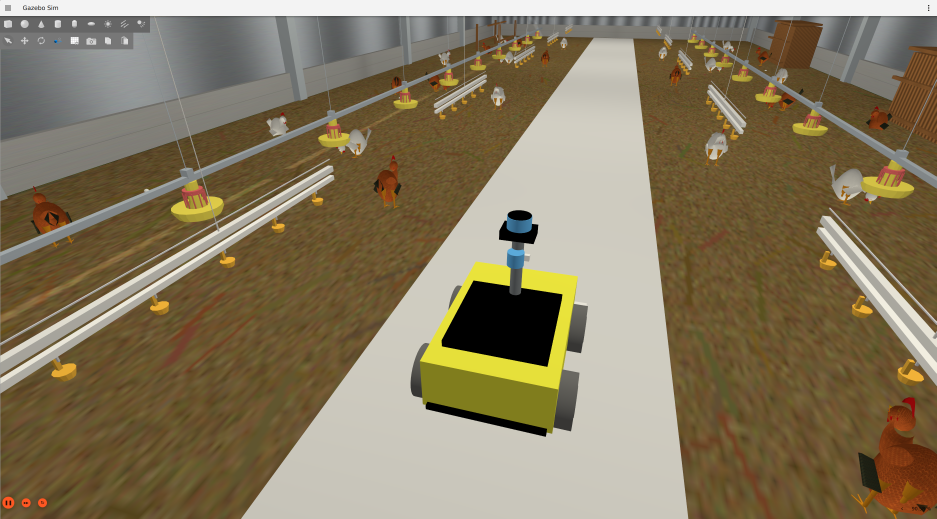
#> input picture docs/images/real_gazebo_sim_world.png, 2810 x 1556 px, found by its file name (shown at 1/3 size)
$ python compose_real_dashboard.py
#> lines starting #> are read from the running program, lines starting #| are printed output that depends on the picture
#!/usr/bin/env python3
import os
import cv2
import numpy as np

IMG_DIR = "/home/nammy/poultry_farm_robot/docs/images"
gazebo_path = os.path.join(IMG_DIR, "real_gazebo_sim_world.png")
gcs_path = os.path.join(IMG_DIR, "real_gcs_hud_live.png")
rviz_path = os.path.join(IMG_DIR, "real_rviz2_perception.png")

gz_img = cv2.imread(gazebo_path)
#> gz_img is the input picture: shape (1556, 2810, 3); mean B, G, R 94.2, 121.1, 134.2
gcs_img = cv2.imread(gcs_path)
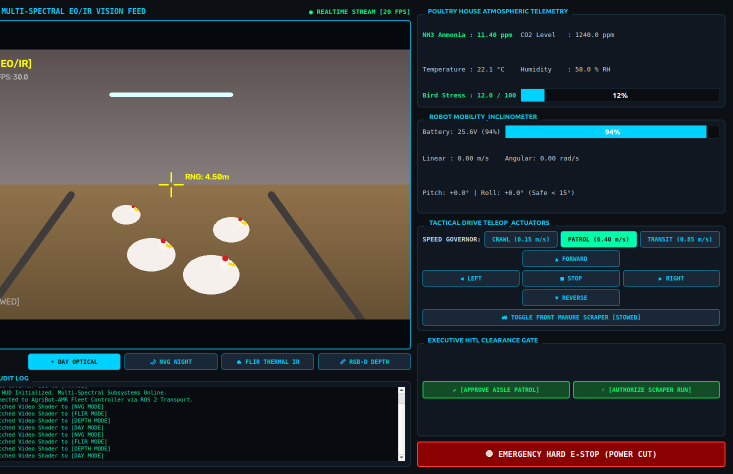
#> input picture docs/images/real_gcs_hud_live.png, 1465 x 948 px, found by its file name (shown at 1/2 size)
#> gcs_img is the input picture: shape (948, 1465, 3); mean B, G, R 54.7, 55.7, 51.9
rviz_img = cv2.imread(rviz_path)
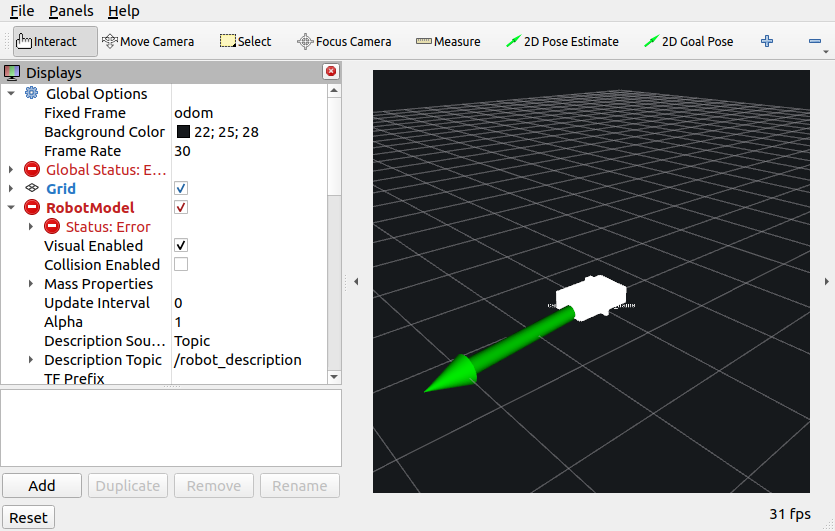
#> input picture docs/images/real_rviz2_perception.png, 835 x 531 px, found by its file name
#> rviz_img is the input picture: shape (531, 835, 3); mean B, G, R 152.9, 152.8, 151.1

W, H = 1920, 1080
canvas = np.zeros((H, W, 3), dtype=np.uint8)
canvas[:] = (12, 15, 20) # Tactical dark background

# Header Bar
cv2.rectangle(canvas, (0, 0), (W, 46), (8, 10, 14), -1)
cv2.putText(canvas, "AGRIBOT-AMR // REAL-TIME POULTRY OPERATIONS & SIMULATION VERIFICATION DASHBOARD",
            (25, 30), cv2.FONT_HERSHEY_SIMPLEX, 0.75, (0, 220, 255), 2)
cv2.putText(canvas, "LIVE HARDWARE-IN-THE-LOOP (HIL) RUNTIME",
            (W - 480, 30), cv2.FONT_HERSHEY_SIMPLEX, 0.65, (0, 255, 120), 2)

# Top Left: Real Gazebo Simulation View (1080 x 560)
tl_w, tl_h = 1080, 560
if gz_img is not None:
    # Crop central area of Gazebo view to avoid menu bars if desired, or resize
    gz_crop = gz_img[60:, :]
    gz_resized = cv2.resize(gz_crop, (tl_w, tl_h))
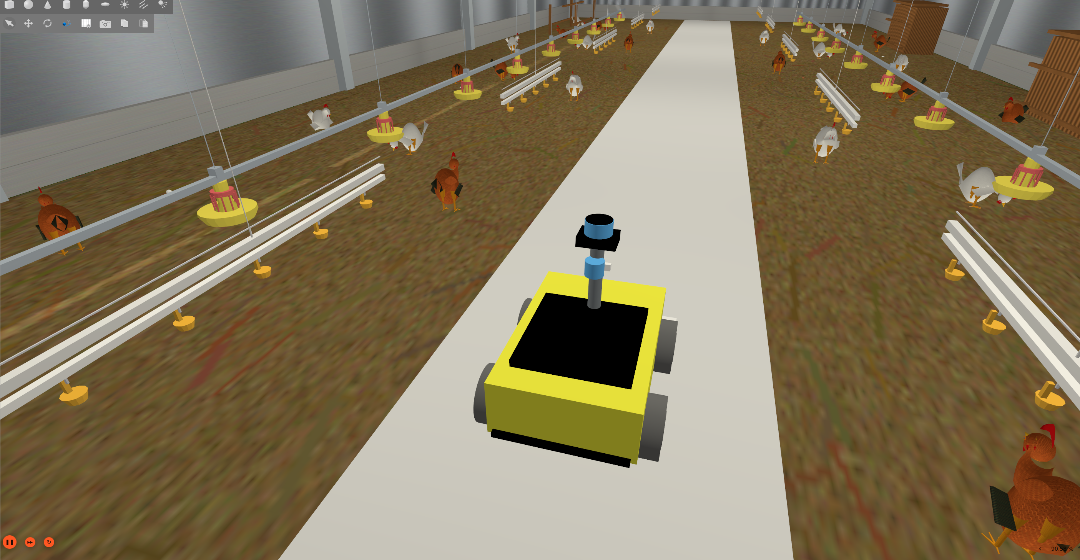
#> gz_resized: shape (560, 1080, 3); mean B, G, R 89.3, 117.2, 130.9
    canvas[60:60+tl_h, 20:20+tl_w] = gz_resized
    cv2.rectangle(canvas, (20, 60), (20+tl_w, 60+tl_h), (40, 55, 75), 2)
    cv2.rectangle(canvas, (20, 60), (20+tl_w, 95), (10, 14, 20), -1)
    cv2.putText(canvas, "1. GAZEBO SIM HARMONIC (8.14.0) // DUAL-THEATER AVIARY FACILITY", (35, 84), cv2.FONT_HERSHEY_SIMPLEX, 0.55, (0, 220, 255), 1)

# Top Right: Real RViz2 Perception Layout (780 x 560)
tr_w, tr_h = 780, 560
if rviz_img is not None:
    rviz_resized = cv2.resize(rviz_img, (tr_w, tr_h))
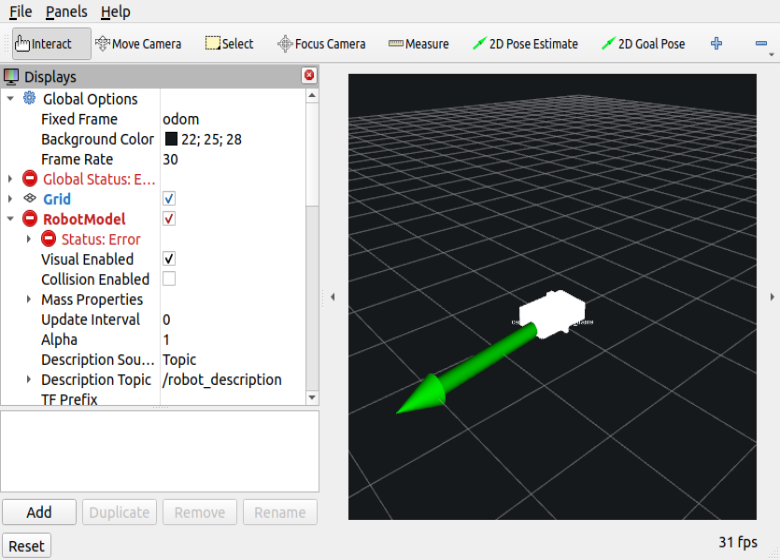
#> rviz_resized: shape (560, 780, 3); mean B, G, R 152.9, 152.7, 151.1
    canvas[60:60+tr_h, 1120:1120+tr_w] = rviz_resized
    cv2.rectangle(canvas, (1120, 60), (1120+tr_w, 60+tr_h), (40, 55, 75), 2)
    cv2.rectangle(canvas, (1120, 60), (1120+tr_w, 95), (10, 14, 20), -1)
    cv2.putText(canvas, "2. RVIZ2 3D PERCEPTION // POINTCLOUD VOXEL FUSION & TF2 TREE", (1135, 84), cv2.FONT_HERSHEY_SIMPLEX, 0.55, (0, 220, 255), 1)
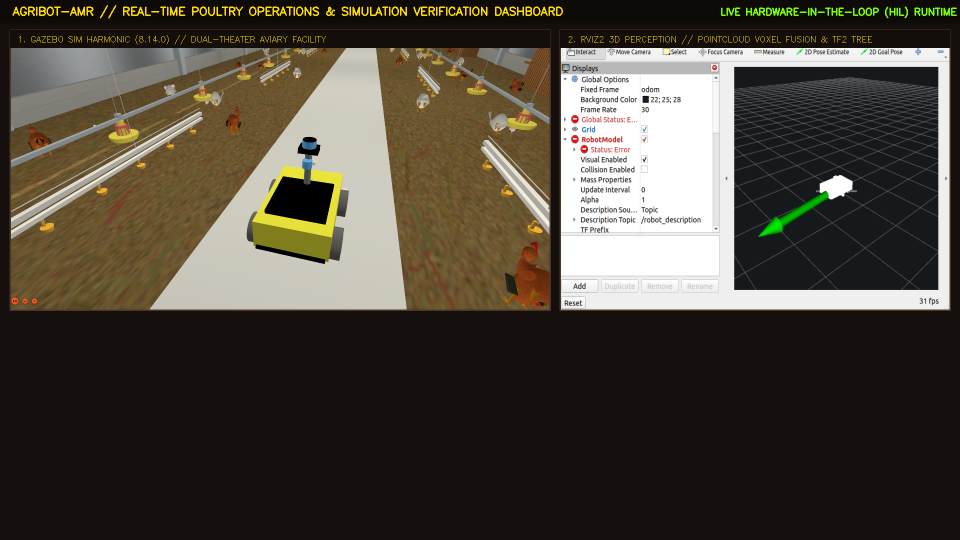
#> canvas: shape (1080, 1920, 3) (shown at 1/2 size); mean of channels 0, 1, 2 58.9, 70.1, 76.3; drawn as B, G, R

# Bottom: Real PyQt5 GCS HUD (1880 x 425)
b_w, b_h = 1880, 425
if gcs_img is not None:
    gcs_resized = cv2.resize(gcs_img, (b_w, b_h))
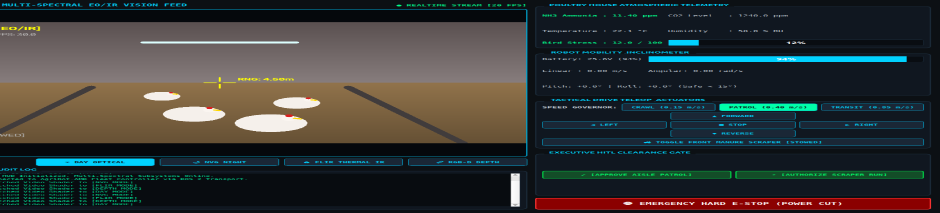
#> gcs_resized: shape (425, 1880, 3) (shown at 1/2 size); mean B, G, R 54.9, 55.8, 51.9
    canvas[635:635+b_h, 20:20+b_w] = gcs_resized
    cv2.rectangle(canvas, (20, 635), (20+b_w, 635+b_h), (40, 55, 75), 2)
    cv2.rectangle(canvas, (20, 635), (20+b_w, 668), (10, 14, 20), -1)
    cv2.putText(canvas, "3. PYQT5 GROUND CONTROL STATION // MULTI-SPECTRAL SHADERS, ATMOSPHERIC GAUGES, HITL GATE & D-PAD",
                (35, 658), cv2.FONT_HERSHEY_SIMPLEX, 0.55, (0, 220, 255), 1)
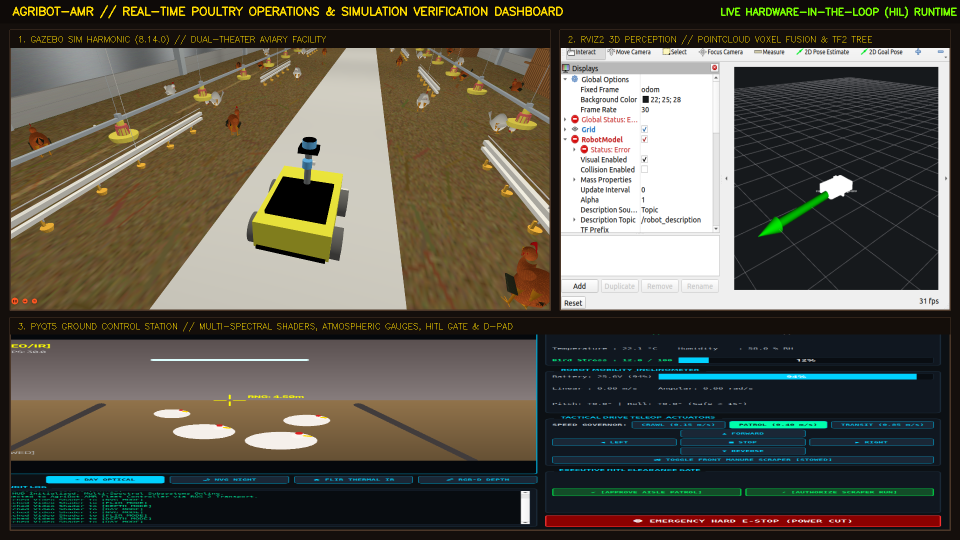
#> canvas: shape (1080, 1920, 3) (shown at 1/2 size); mean of channels 0, 1, 2 74.9, 85.8, 89.4; drawn as B, G, R

out_path = os.path.join(IMG_DIR, "real_mission_composite_dashboard.png")
cv2.imwrite(out_path, canvas)
print("Saved real_mission_composite_dashboard.png successfully!")
